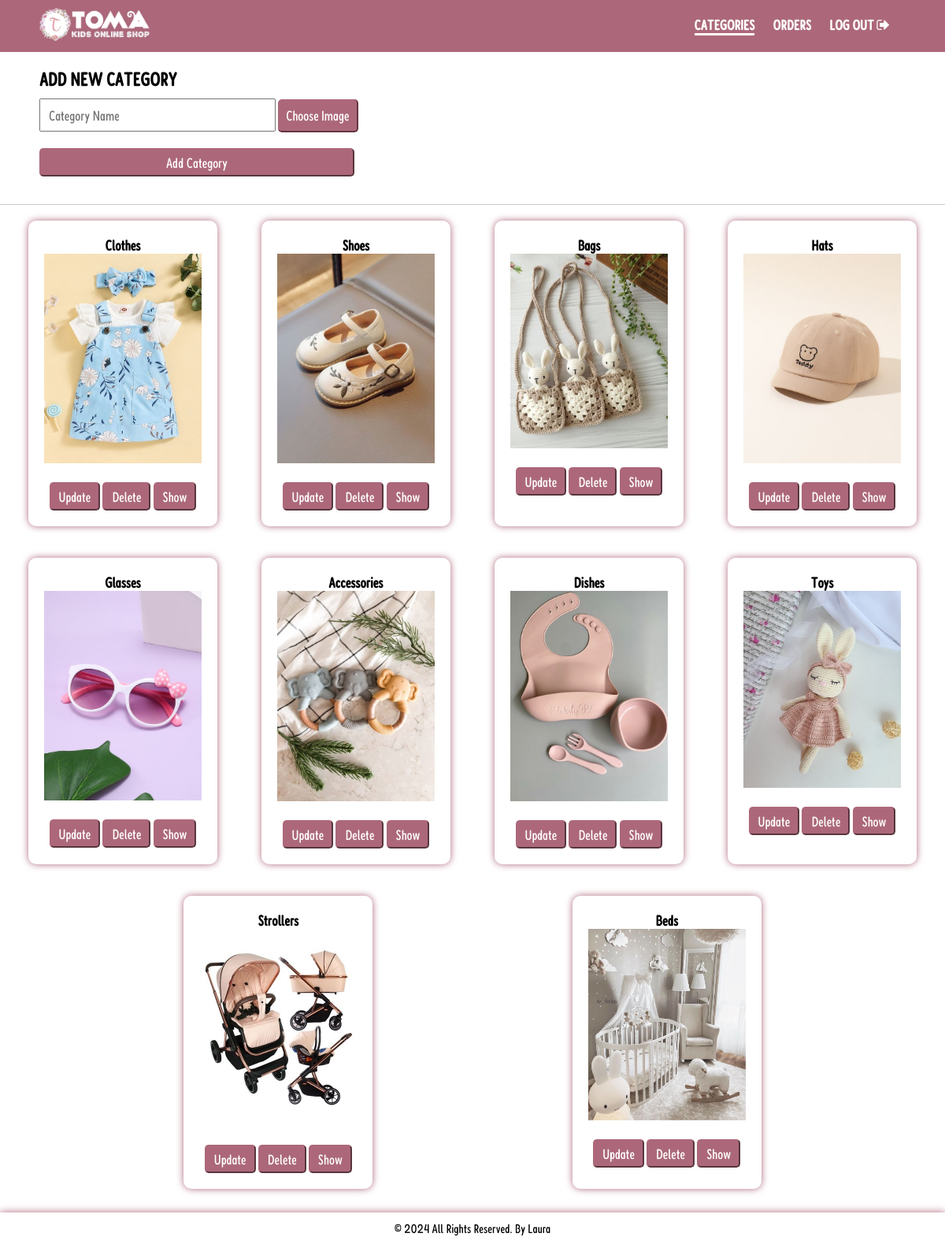
Page /admin/View/home.php (signed in) on the committed database.
### tables this page shows
CREATE TABLE `categories` (
  `id` int(10) NOT NULL,
  `name` varchar(40) NOT NULL,
  `picture` varchar(60) NOT NULL
);

### admin/Model/admin_model.php (called while the page is built, shortened)
<?php
    class Model {
        public $conn;
        public function __construct() {
            $this->conn = mysqli_connect('localhost', 'root', '', 'toma_online_shop');
        }
        public function get_categories() {
            $query = "SELECT * FROM categories";
            $res = mysqli_query($this->conn, $query);
            $result = mysqli_fetch_all($res, MYSQLI_ASSOC);
            return $result;
        }
    }
    $model = new Model();
?>

### admin/View/home.php (the view, shortened to what this page needs)
<?php
    include("../Model/admin_model.php");
    include_once("./header.php");
    include_once("./navbar.php");
    $categories = $model->get_categories();
?>
<link rel="stylesheet" href="../Assets/css/home.css">
<div class="add_new_category">
    <h2>ADD NEW CATEGORY</h2>
    <form action="../Controller/category_controller.php" method="POST" enctype="multipart/form-data">
        <input type="text" name="new_category" placeholder="Category Name" class="new_category_inp">
        <label for="file_inp" id="file_label">Choose Image</label>
        <br>
        <button name="action" value="add" data-buttonText="Your label here.">Add Category</button>
    </form>
</div>
<div class="categories">
    <?php
        foreach($categories as $category) {
        $id = $category['id'];
    ?>
        <div class="category">
            <h3 contenteditable="true"><?=$category['name']?></h3>
            <p><img src="../Assets/img/<?=$category['picture']?>" alt="Category picture"> </p>
            <button class="update" data-id="<?=$id?>">Update</button>
            <button class="delete" data-id="<?=$id?>">Delete</button>
            <button><a href="./products.php?category_id=<?=$id?>&category_name=<?=$category['name']?>">Show</a></button>
        </div>
    <?php } ?>
</div>
<?php
    include_once("./footer.php");
?>

### admin/View/header.php (shortened to what this page needs)
<!DOCTYPE html>
<html lang="en">
<head>
    <link rel="stylesheet" href="https://cdnjs.cloudflare.com/ajax/libs/font-awesome/4.7.0/css/font-awesome.min.css">
    <link rel="stylesheet" href="../Assets/css/style.css">
</head>
<body>

### admin/View/navbar.php (shortened to what this page needs)
<header id="header">
    <nav class="navbar">
        <div class="flex-container">
            <div class="flex-item">
                <a href="#" class="logo">
                    <img src="../Assets/img/logo.jpg" alt="Logo" class="logo_pic">
                </a>
            </div>
            <div class="flex-item">
                <ul class="menu">
                    <li title="Sign Up" class="item_categories"><a href="../View/home.php">Categories</a></li>
                    <li title="Sign Up" class="item_orders"><a href="../View/orders.php">Orders</a></li>
                    <li title="Log Out"><a href="../Controller/logout_controller.php">Log Out <i class="fa fa-sign-out" aria-hidden="true"></i></a></li>
                </ul>
            </div>
        </div>
    </nav>
</header>

### admin/View/footer.php (shortened to what this page needs)
    <footer>
        <p> &copy; 2024 All Rights Reserved. By Laura </p>
    </footer>
</body>
</html>

### admin/Assets/css/style.css (style rules this page uses)
* { margin: 0; padding: 0; box-sizing: border-box; text-decoration: none; font-family: fredoka; }
.navbar { padding: 10px 50px; background-color: #ac687a; }
.navbar > .flex-container { display: flex; justify-content: space-between; align-items: center; }
.navbar ul > li > a { font-weight: 900; color: #fff; text-transform: uppercase; font-size: 18px; }
.logo_pic { width: 140px; }
.navbar ul > li { display: inline-block; margin-right: 10px; }
.navbar .menu > li { margin-right: 20px; border-bottom: 3px solid transparent; }
#file_label { border-right: 2px solid #633642; border-bottom: 2px solid #633642; display: inline-block; cursor: pointer; font-size: 18px; background-color: #ac687a; color: #fff; border-radius: 5px; padding: 9px 10px; }
button { background-color: #ac687a; cursor: pointer; padding: 5px 10px; border-radius: 5px; border-color: #ac687a; margin-top: 20px; color: #fff; font-size: 18px; }
footer > p { text-align: center; box-shadow: 0 0 10px #ac687a; padding: 10px; margin-top: 10px; }

### admin/Assets/css/home.css (style rules this page uses)
h2 { margin-bottom: 10px; }
.categories { display: flex; justify-content: space-evenly; flex-wrap: wrap; }
.category { padding: 20px; border-radius: 10px; text-align: center; margin: 20px; box-shadow: 0 0 10px #ac687a; }
.category img { width: 200px; }
button > a { color: #fff; font-size: 18px; }
.add_new_category { padding: 20px 50px; border-bottom: 1px solid rgb(206, 202, 202); }
.add_new_category button, .add_new_category .error { width: 400px; }
.new_category_inp { width: 300px; padding: 8px 10px; font-size: 18px; }
.navbar .menu > li.item_categories { border-color: #fff; }

### rows in the picture
categories: name "Clothes", picture (picture)
categories: name "Shoes", picture (picture)
categories: name "Bags", picture (picture)
categories: name "Hats", picture (picture)
categories: name "Glasses", picture (picture)
categories: name "Accessories", picture (picture)
categories: name "Dishes", picture (picture)
categories: name "Toys", picture (picture)
categories: name "Strollers", picture (picture)
categories: name "Beds", picture (picture)
